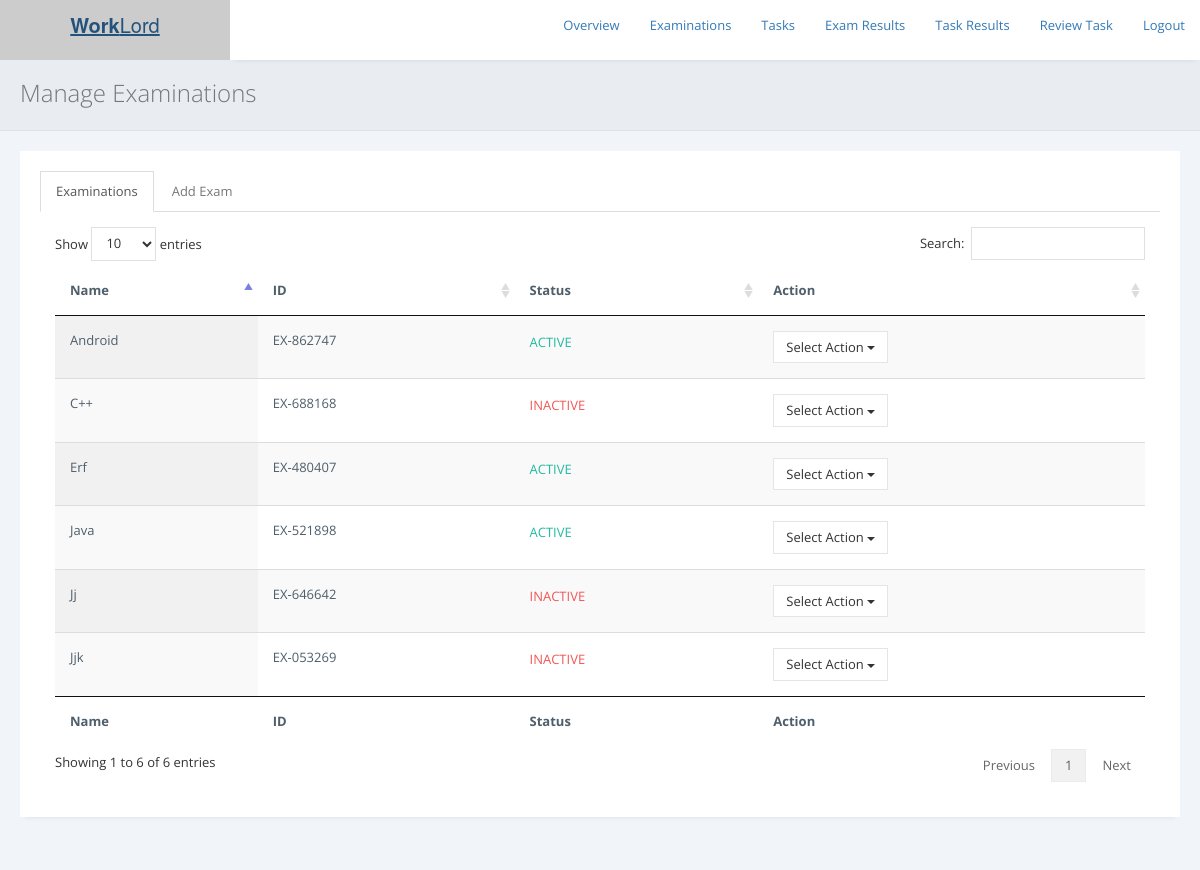
/exams/admin/examinations.php, run on an earlier commit of the app's database.
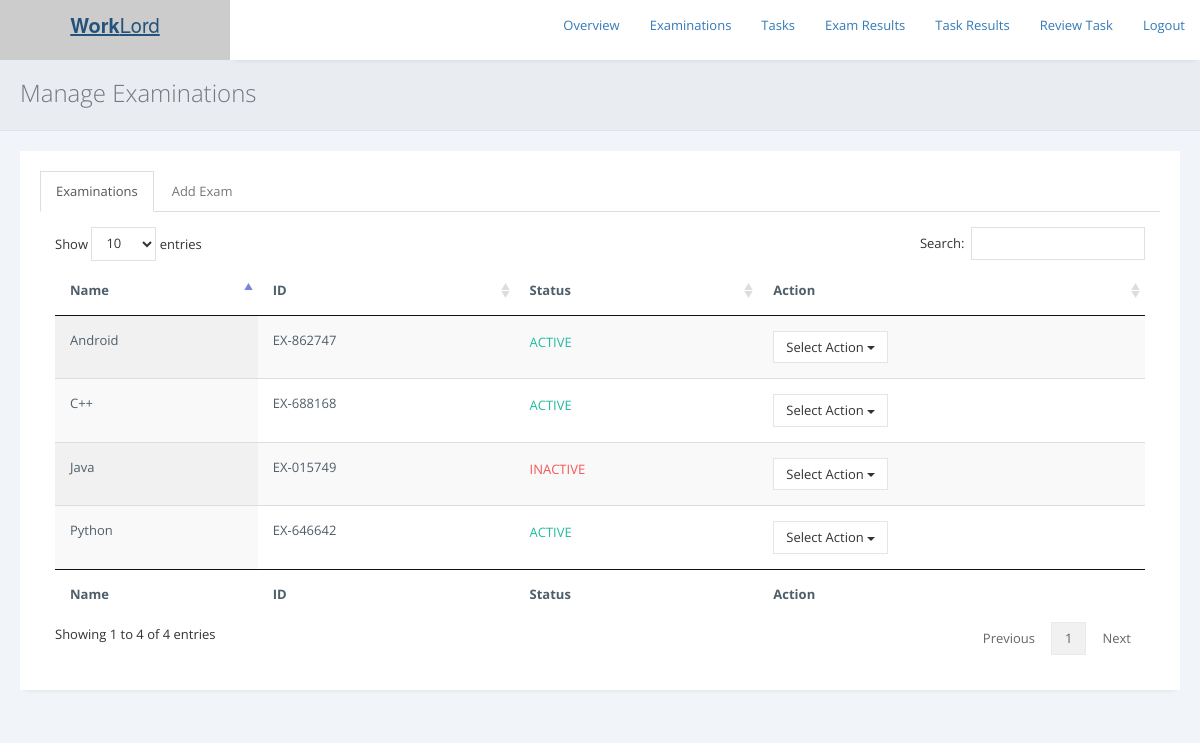
And on a later commit of the database.
### tables this page shows
CREATE TABLE `examinations` (
  `exam_id` varchar(255) NOT NULL,
  `exam_name` varchar(255) NOT NULL,
  `duration` int(255) NOT NULL,
  `passmark` int(255) NOT NULL,
  `terms` longtext NOT NULL,
  `status` varchar(255) NOT NULL DEFAULT 'Inactive'
);

### exams/admin/examinations.php (the view, shortened to what the changed rows need)
<?php
include 'includes/check_reply.php';
?>
<!DOCTYPE html>
<html>
<head>
<link rel="stylesheet" href="https://cdnjs.cloudflare.com/ajax/libs/twitter-bootstrap/3.3.7/css/bootstrap.min.css">
<link rel="stylesheet" href="https://cdnjs.cloudflare.com/ajax/libs/font-awesome/4.7.0/css/font-awesome.min.css">
<link rel="stylesheet" href="https://cdnjs.cloudflare.com/ajax/libs/ionicons/2.0.1/css/ionicons.min.css">
<link rel="stylesheet" href="../../css/AdminLTE.min.css">
        <link href="../assets/plugins/pace-master/themes/blue/pace-theme-flash.css" rel="stylesheet"/>
        <link href="../assets/plugins/uniform/css/uniform.default.min.css" rel="stylesheet"/>
        <link href="../assets/plugins/bootstrap/css/bootstrap.min.css" rel="stylesheet" type="text/css"/>
        <link href="../assets/plugins/fontawesome/css/font-awesome.css" rel="stylesheet" type="text/css"/>
        <link href="../assets/plugins/line-icons/simple-line-icons.css" rel="stylesheet" type="text/css"/>
        <link href="../assets/plugins/offcanvasmenueffects/css/menu_cornerbox.css" rel="stylesheet" type="text/css"/>
        <link href="../assets/plugins/waves/waves.min.css" rel="stylesheet" type="text/css"/>
        <link href="../assets/plugins/switchery/switchery.min.css" rel="stylesheet" type="text/css"/>
        <link href="../assets/plugins/3d-bold-navigation/css/style.css" rel="stylesheet" type="text/css"/>
        <link href="../assets/plugins/slidepushmenus/css/component.css" rel="stylesheet" type="text/css"/>
        <link href="../assets/plugins/datatables/css/jquery.datatables.min.css" rel="stylesheet" type="text/css"/>
        <link href="../assets/plugins/datatables/css/jquery.datatables_themeroller.css" rel="stylesheet" type="text/css"/>
        <link href="../assets/plugins/x-editable/bootstrap3-editable/css/bootstrap-editable.css" rel="stylesheet" type="text/css">
        <link href="../assets/plugins/bootstrap-datepicker/css/datepicker3.css" rel="stylesheet" type="text/css"/>
		<link href="../assets/plugins/select2/css/select2.min.css" rel="stylesheet" type="text/css"/>
        <link href="../assets/css/modern.min.css" rel="stylesheet" type="text/css"/>
        <link href="../assets/css/themes/green.css" class="theme-color" rel="stylesheet" type="text/css"/>
        <link href="../assets/css/custom.css" rel="stylesheet" type="text/css"/>
        <link href="../assets/css/snack.css" rel="stylesheet" type="text/css"/>
        <link href="../assets/plugins/summernote-master/summernote.css" rel="stylesheet" type="text/css"/>
        <link href="../assets/plugins/bootstrap-datepicker/css/datepicker3.css" rel="stylesheet" type="text/css"/>
        <link href="../assets/plugins/bootstrap-colorpicker/css/colorpicker.css" rel="stylesheet" type="text/css"/>
        <link href="../assets/plugins/bootstrap-tagsinput/bootstrap-tagsinput.css" rel="stylesheet" type="text/css"/>
        <link href="../assets/plugins/bootstrap-timepicker/css/bootstrap-timepicker.min.css" rel="stylesheet" type="text/css"/>
    </head>
    <body <?php if ($ms == "1") { print 'onload="myFunction()"'; } ?>  >
        <main class="content-wrap">
            <div class="page-inner">
                <div id="main-wrapper">
                    <div class="row">
                        <div class="col-md-12">
						<div class="row">
                            <div class="col-md-12">
                                <div class="panel panel-white">
                                    <div class="panel-body">
                                        <div role="tabpanel">
                                            <div class="tab-content">
                                                <div role="tabpanel" class="tab-pane active fade in" id="tab5">
                                           <div class="table-responsive">
										   <?php
										   include '../../db.php';
										   $sql = "SELECT * FROM examinations";
                                           $result = $conn->query($sql);
                                           if ($result->num_rows > 0) {
										print '
										<table id="example" class="display table" style="width: 100%; cellspacing: 0;">
                                        <thead>
                                            <tr>
                                                <th>Name</th>
                                                <th>ID</th>
												<th>Status</th>
                                                <th>Action</th>
                                            </tr>
                                        </thead>
                                        <tfoot>
                                            <tr>
                                                <th>Name</th>
                                                <th>ID</th>
												<th>Status</th>
                                                <th>Action</th>
                                            </tr>
                                        </tfoot>
                                        <tbody>';
                                           while($row = $result->fetch_assoc()) {
											   $status = $row['status'];
											   if ($status == "Active") {
											   $st = '<p class="text-success">ACTIVE</p>';
											   $stl = '<a href="pages/make_ex_in.php?id='.$row['exam_id'].'">Make Inactive</a>';
											   }else{
											   $st = '<p class="text-danger">INACTIVE</p>';
                                               $stl = '<a href="pages/make_ex_ac.php?id='.$row['exam_id'].'">Make Active</a>';
											   }
                                          print '
										       <tr>
                                                <td>'.$row['exam_name'].'</td>
												<td>'.$row['exam_id'].'</td>
												<td>'.$st.'</td>
                                                <td><div class="btn-group" role="group">
                                                <button type="button" class="btn btn-default dropdown-toggle" data-toggle="dropdown" aria-expanded="false">
                                                    Select Action
                                                    <span class="caret"></span>
                                                </button>
                                                <ul class="dropdown-menu" role="menu">
                                                    <li>'.$stl.'</li>
													<li><a href="edit-exam.php?eid='.$row['exam_id'].'">Edit Exam</a></li>
													<li><a href="view-questions.php?eid='.$row['exam_id'].'">View Questions</a></li>
													<li><a href="add-questions.php?eid='.$row['exam_id'].'">Add Questions</a></li>
                                                    <li><a'; ?> onclick = "return confirm('Drop <?php echo $row['exam_name']; ?> ?')" <?php print ' href="pages/drop_ex.php?id='.$row['exam_id'].'">Drop Exam</a></li>
                                                </ul>
                                            </div></td>
                                            </tr>';
                                           }
										   print '
									   </tbody>
                                       </table>  ';
                                            } else {
											print '
												<div class="alert alert-info" role="alert">
                                        Nothing was found in database.
                                    </div>';
                                           }
										   ?>
                                    </div>
                                                </div>
                                            </div>
                                        </div>
                                    </div>
                                </div>
                            </div>
                        </div>
                        </div>
                    </div>
                </div>
            </div>
        </main>
    </body>
</html>

What changed in the data, as far as the page shows it:
removed examinations: exam_name "Jjk", exam_id "EX-053269", status "INACTIVE"
removed examinations: exam_name "Erf", exam_id "EX-480407", status "ACTIVE"
removed examinations: exam_name "Java", exam_id "EX-521898", status "ACTIVE"
added examinations: exam_name "Java", exam_id "EX-015749", status "INACTIVE"
changed examinations "EX-646642": exam_name "Jj" → "Python"; status "INACTIVE" → "ACTIVE"
changed examinations "EX-688168": status "INACTIVE" → "ACTIVE"
Also different on the page:
text written by a page script: "Show entries Search: Showing 1 to 6 of 6 entries Previous 1 Next" → "Show entries Search: Showing 1 to 4 of 4 entries Previous 1 Next"
